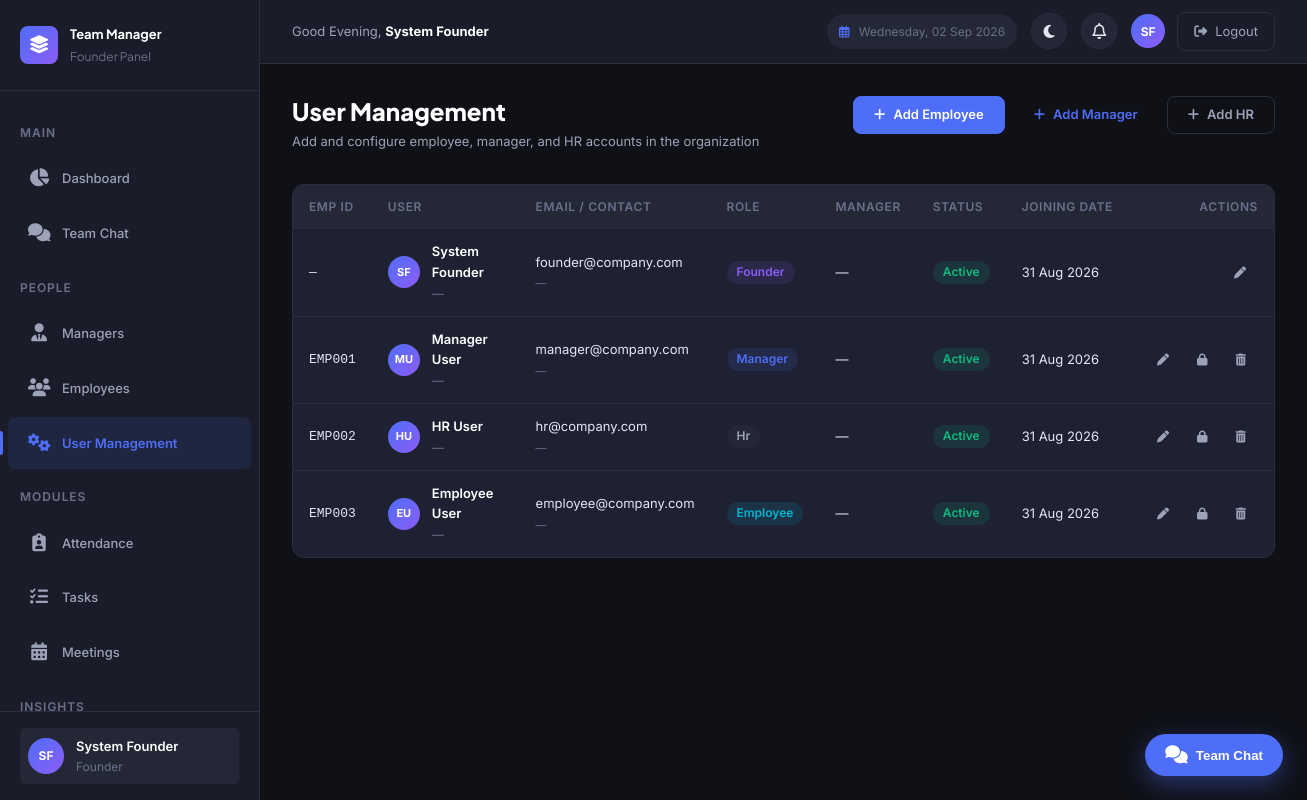
Screenshot of /founder/user-management.php (signed in) with the database file from the repository.
### tables this page shows
CREATE TABLE `users` (
  `id` int NOT NULL AUTO_INCREMENT,
  `employee_id` varchar(50) DEFAULT NULL,
  `name` varchar(100) NOT NULL,
  `email` varchar(150) NOT NULL,
  `contact_no` varchar(20) DEFAULT NULL,
  `designation` varchar(100) DEFAULT NULL,
  `joining_date` date DEFAULT NULL,
  `base_salary` decimal(10,2) NOT NULL DEFAULT '30000.00',
  `password` varchar(255) NOT NULL,
  `pin` varchar(255) DEFAULT NULL,
  `role` enum('founder','manager','hr','employee') NOT NULL DEFAULT 'employee',
  `manager_id` int DEFAULT NULL,
  `status` enum('active','inactive') NOT NULL DEFAULT 'active',
  `created_at` timestamp NULL DEFAULT CURRENT_TIMESTAMP,
  `updated_at` timestamp NULL DEFAULT CURRENT_TIMESTAMP ON UPDATE CURRENT_TIMESTAMP,
  PRIMARY KEY (`id`),
  UNIQUE KEY `uk_email` (`email`),
  UNIQUE KEY `uk_employee_id` (`employee_id`),
  KEY `idx_role` (`role`),
  KEY `idx_manager_id` (`manager_id`),
  KEY `idx_status` (`status`),
  CONSTRAINT `fk_users_manager` FOREIGN KEY (`manager_id`) REFERENCES `users` (`id`) ON DELETE SET NULL ON UPDATE CASCADE
);

### founder/user-management.php (the view, shortened to what the rows shown need)
<?php
require_once __DIR__ . '/../includes/functions.php';
require_once __DIR__ . '/../includes/auth.php';
$db = getDB();
$action = get('action', 'list');
$editUser = null;
$managers = $db->query("SELECT id, name FROM users WHERE role = 'manager' AND status = 'active' ORDER BY name ASC")->fetchAll();
$preRole = get('role', 'employee');
$users = $db->query("
    SELECT u.*, m.name AS manager_name
    FROM users u
    LEFT JOIN users m ON u.manager_id = m.id
    ORDER BY u.role ASC, u.name ASC
")->fetchAll();
include __DIR__ . '/../includes/header.php';
?>
<div class="page-header">
    <div>
        <h1 class="page-title">User Management</h1>
    </div>
</div>
<?php if ($action === 'add'): ?>
    <div class="card fade-in" style="max-width: 600px; margin: 0 auto;">
        <div class="card-header">
            <h3 class="card-title">Add New <?php echo ucfirst(e($preRole)); ?></h3>
        </div>
        <form method="POST" action="" data-validate>
            <?php echo csrfField(); ?>
            <input type="hidden" name="form_action" value="add_user">
            <div class="form-group">
                <label class="form-label">Employee ID No *</label>
                <input type="text" name="employee_id" class="form-input" placeholder="e.g. EMP-021" required value="<?php echo e(post('employee_id')); ?>">
            </div>
            <div class="form-row">
                <div class="form-group">
                    <label class="form-label">Full Name *</label>
                    <input type="text" name="name" class="form-input" placeholder="John Doe" required value="<?php echo e(post('name')); ?>">
                </div>
                <div class="form-group">
                    <label class="form-label">Email Address *</label>
                    <input type="email" name="email" class="form-input" placeholder="john@company.com" required value="<?php echo e(post('email')); ?>">
                </div>
            </div>
            <div class="form-row">
                <div class="form-group">
                    <label class="form-label">Contact Number</label>
                    <input type="text" name="contact_no" class="form-input" placeholder="e.g. 9876543210" value="<?php echo e(post('contact_no')); ?>">
                </div>
                <div class="form-group">
                    <label class="form-label">Employee Designation</label>
                    <input type="text" name="designation" class="form-input" placeholder="e.g. Software Engineer" value="<?php echo e(post('designation')); ?>">
                </div>
            </div>
            <div class="form-row">
                <div class="form-group">
                    <label class="form-label">Joining Date *</label>
                    <input type="date" name="joining_date" class="form-input" required value="<?php echo e(post('joining_date', date('Y-m-d'))); ?>">
                </div>
                <div class="form-group">
                    <label class="form-label">Role *</label>
                    <select name="role" class="form-select" required id="role-select">
                        <option value="employee" <?php echo $preRole === 'employee' ? 'selected' : ''; ?>>Employee</option>
                        <option value="manager" <?php echo $preRole === 'manager' ? 'selected' : ''; ?>>Manager</option>
                        <option value="hr" <?php echo $preRole === 'hr' ? 'selected' : ''; ?>>HR</option>
                    </select>
                </div>
            </div>
            <div class="form-row">
                <div class="form-group">
                    <label class="form-label">Password *</label>
                    <input type="password" name="password" class="form-input" placeholder="Min 6 characters" required minlength="6">
                </div>
                <div class="form-group">
                    <label class="form-label">4-Digit Security PIN (Optional)</label>
                    <input type="text" name="pin" class="form-input" placeholder="Default is 1234" maxlength="4" pattern="\d{4}">
                </div>
            </div>
            <div class="form-group" id="manager-group" style="<?php echo $preRole === 'manager' || $preRole === 'hr' ? 'display:none;' : ''; ?>">
                <label class="form-label">Assign to Manager</label>
                <select name="manager_id" class="form-select">
                    <option value="">— No Manager —</option>
                    <?php foreach ($managers as $mgr): ?>
                        <option value="<?php echo $mgr['id']; ?>"><?php echo e($mgr['name']); ?></option>
                    <?php endforeach; ?>
                </select>
            </div>
            <div class="form-actions" style="margin-top: var(--space-4);">
                <a href="<?php echo BASE_URL; ?>/founder/user-management.php" class="btn btn-outline" style="width: 48%; text-align: center;">Cancel</a>
                <button type="submit" class="btn btn-primary" style="width: 48%;">Add User</button>
            </div>
        </form>
    </div>
    <script>
    document.getElementById('role-select').addEventListener('change', function() {
        document.getElementById('manager-group').style.display = (this.value === 'manager' || this.value === 'hr') ? 'none' : '';
    });
    </script>
<?php else: ?>
    <div class="table-container fade-in">
        <table class="data-table">
            <thead>
                <tr>
                    <th>Emp ID</th>
                    <th>User</th>
                    <th>Email / Contact</th>
                    <th>Role</th>
                    <th>Manager</th>
                    <th>Status</th>
                    <th>Joining Date</th>
                    <th style="text-align: right;">Actions</th>
                </tr>
            </thead>
            <tbody>
                <?php foreach ($users as $user): ?>
                    <tr>
                        <td><code><?php echo e($user['employee_id'] ?: '—'); ?></code></td>
                        <td>
                            <div class="table-user">
                                <div class="table-user-avatar"><?php echo e(getInitials($user['name'])); ?></div>
                                <div>
                                    <div class="table-user-name"><?php echo e($user['name']); ?></div>
                                    <small class="text-muted" style="font-size: var(--text-xs);"><?php echo e($user['designation'] ?: '—'); ?></small>
                                </div>
                            </div>
                        </td>
                        <td>
                            <?php echo e($user['email']); ?><br>
                            <small class="text-muted"><?php echo e($user['contact_no'] ?: '—'); ?></small>
                        </td>
                        <td><span class="badge <?php echo roleBadge($user['role']); ?>"><?php echo ucfirst(e($user['role'])); ?></span></td>
                        <td><?php echo e($user['manager_name'] ?? '—'); ?></td>
                        <td><span class="badge <?php echo userStatusBadge($user['status']); ?>"><?php echo ucfirst(e($user['status'])); ?></span></td>
                        <td><?php echo !empty($user['joining_date']) ? formatDate($user['joining_date']) : formatDate($user['created_at']); ?></td>
                        <td style="text-align: right;">
                            <div class="table-actions" style="display: inline-flex; gap: var(--space-1);">
                                <a href="?action=edit&id=<?php echo $user['id']; ?>" class="btn btn-ghost btn-sm" title="Edit"><i class="fa-solid fa-pen"></i></a>
                                <?php if ($user['role'] !== 'founder'): ?>
                                    <a href="?toggle=<?php echo $user['id']; ?>" class="btn btn-ghost btn-sm" title="Toggle Status">
                                        <?php echo $user['status'] === 'active' ? '<i class="fa-solid fa-lock"></i>' : '<i class="fa-solid fa-lock-open"></i>'; ?>
                                    </a>
                                    <a href="?delete=<?php echo $user['id']; ?>" class="btn btn-ghost btn-sm" data-confirm="Delete this user permanently? This will also delete their attendance and task records." title="Delete"><i class="fa-solid fa-trash-can"></i></a>
                                <?php endif; ?>
                            </div>
                        </td>
                    </tr>
                <?php endforeach; ?>
            </tbody>
        </table>
    </div>
<?php endif; ?>
<?php include __DIR__ . '/../includes/footer.php'; ?>

### includes/header.php (shortened to what the rows shown need)
<?php
$greeting = (date('H') < 12) ? 'Good Morning' : ((date('H') < 17) ? 'Good Afternoon' : 'Good Evening');
?>
<!DOCTYPE html>
<html lang="en" data-theme="dark">
<head>
    <link rel="stylesheet" href="https://cdnjs.cloudflare.com/ajax/libs/font-awesome/6.5.1/css/all.min.css" />
    <link rel="stylesheet" href="<?php echo BASE_URL; ?>/assets/css/style.css">
</head>
<body>
    <div class="app-layout">
        <?php include __DIR__ . '/sidebar.php'; ?>
        <div class="main-wrapper">
            <header class="top-header">
                <div class="header-left">
                    <div class="header-greeting">
                        <?php echo $greeting; ?>, <strong><?php echo e($currentUser['name'] ?? 'User'); ?></strong>
                    </div>
                </div>
                <div class="header-right" style="display: flex; align-items: center; gap: 14px;">
                    <div class="header-user-section">
                        <a href="<?php echo BASE_URL; ?>/profile.php" class="header-avatar" title="View Profile" style="text-decoration: none; color: #fff; display: flex; align-items: center; justify-content: center; font-weight: bold; background-color: var(--color-primary);"><?php echo e($userInitials); ?></a>
                        <a href="<?php echo BASE_URL; ?>/auth/logout.php" class="btn-logout" title="Logout">
                            <i class="fa-solid fa-right-from-bracket"></i> <span class="btn-logout-text">Logout</span>
                        </a>
                    </div>
                </div>
            </header>
            <main class="main-content fade-in">

### includes/sidebar.php (shortened to what the rows shown need)
<?php
$currentUser = getCurrentUser();
$userRole = $currentUser['role'] ?? '';
$userInitials = getInitials($currentUser['name'] ?? 'U');
?>
<aside class="sidebar" id="sidebar">
    <div class="sidebar-brand">
        <div class="sidebar-brand-text">
            Team Manager
            <span><?php echo ucfirst(e($userRole)); ?> Panel</span>
        </div>
    </div>
    <div class="sidebar-footer">
        <a href="<?php echo BASE_URL; ?>/profile.php" class="sidebar-user" style="text-decoration: none; display: flex; align-items: center; width: 100%; border-radius: var(--radius-sm); transition: background-color var(--transition-base); padding: var(--space-2);" onmouseover="this.style.backgroundColor='var(--color-bg-tertiary)'" onmouseout="this.style.backgroundColor='transparent'">
            <div class="sidebar-user-avatar"><?php echo e($userInitials); ?></div>
            <div class="sidebar-user-info">
                <div class="sidebar-user-name"><?php echo e($currentUser['name'] ?? 'User'); ?></div>
                <div class="sidebar-user-role"><?php echo ucfirst(e($userRole)); ?></div>
            </div>
        </a>
    </div>
</aside>

### rows the page displays
users: role "Founder", name "SF", name "System Founder", employee "—", designation "—", email "founder@company.com", contact_no "—", manager_name "—", status "Active", created_at "31 Aug 2026"
users: employee "EMP001", name "MU", name "Manager User", designation "—", email "manager@company.com", contact_no "—", role "Manager", manager_name "—", status "Active", created_at "31 Aug 2026"
users: employee "EMP002", name "HU", name "HR User", designation "—", email "hr@company.com", contact_no "—", role "Hr", manager_name "—", status "Active", created_at "31 Aug 2026"
users: employee "EMP003", name "EU", name "Employee User", designation "—", email "employee@company.com", contact_no "—", role "Employee", manager_name "—", status "Active", created_at "31 Aug 2026"
